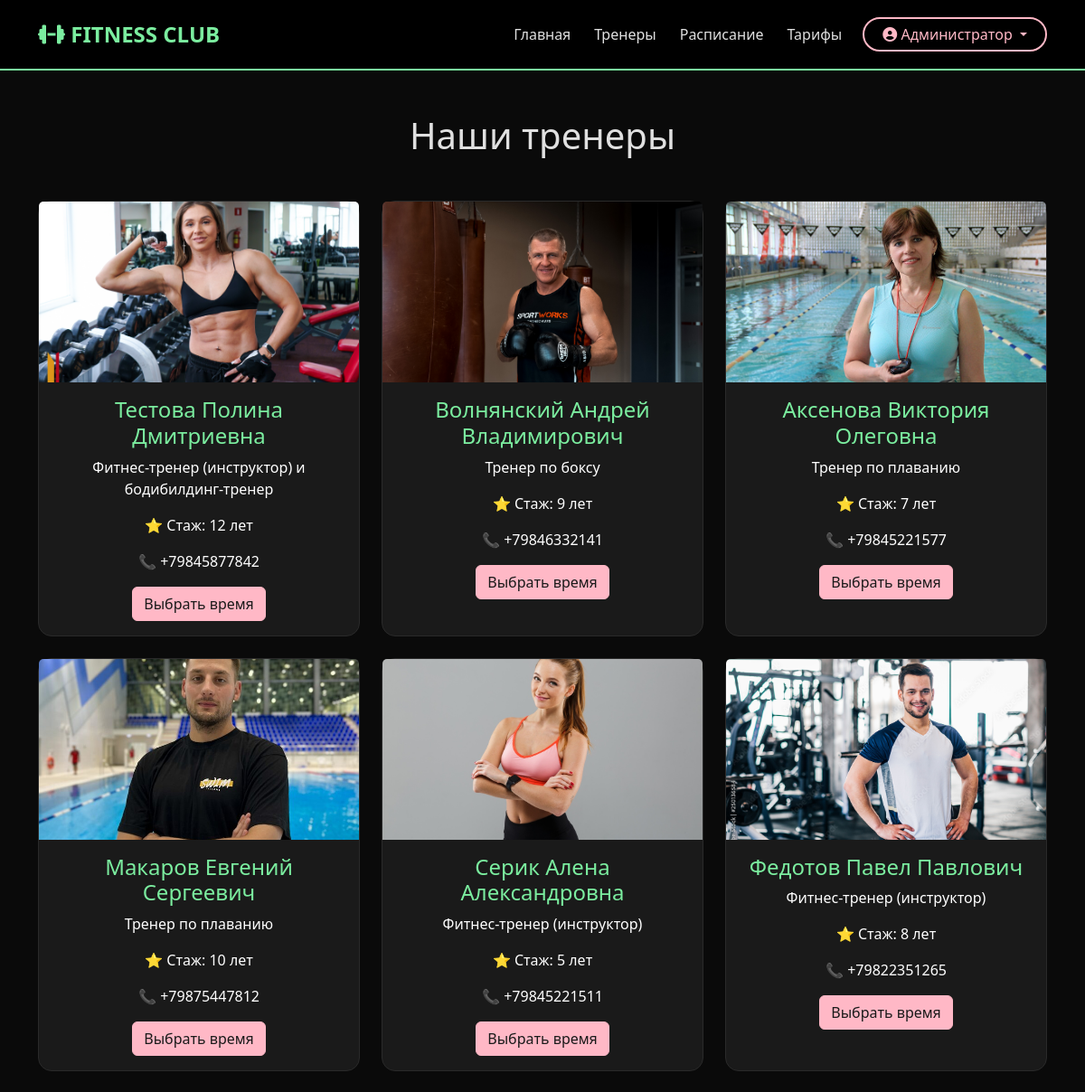
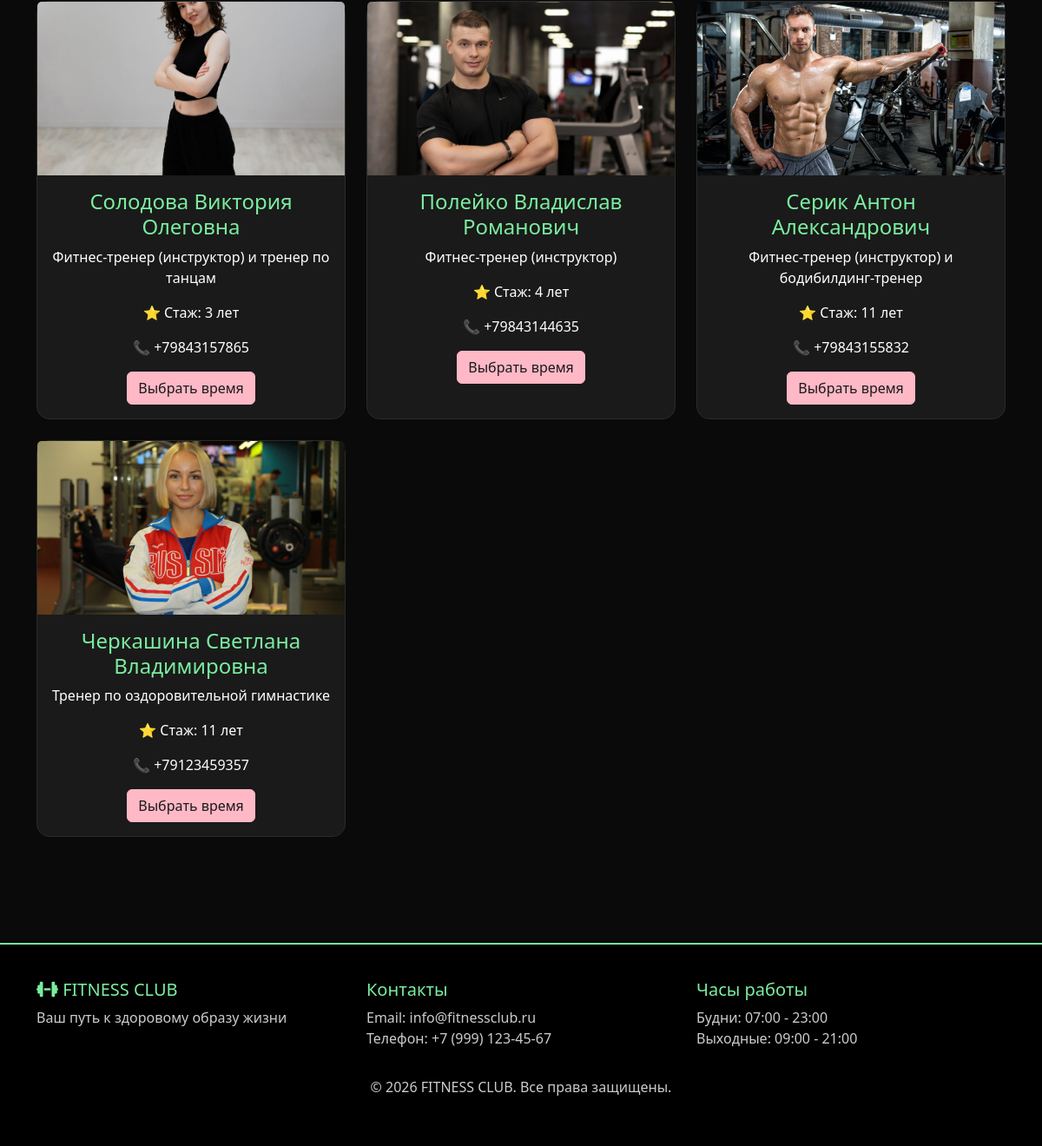
Screenshot of /users/personal-trainers/ (signed in) with the database file from the repository (2 pictures, top to bottom).
### users/models.py (models this page shows, shortened)
class User(AbstractUser):
    first_name = None
    last_name = None
    username = None
    full_name = models.CharField('ФИО', max_length=200)
    email = models.EmailField('Email', unique=True)
    phone = models.CharField('Телефон', max_length=12, blank=True, unique=True)
    birth_date = models.DateField('Дата рождения', null=True, blank=True)
    is_trainer = models.BooleanField('Тренер', default=False)
    tariff_name = models.CharField('Название тарифа', max_length=100, blank=True, null=True)
    tariff_price = models.DecimalField('Цена тарифа', max_digits=10, decimal_places=2, blank=True, null=True)
    tariff_duration = models.IntegerField('Длительность тарифа (дней)', blank=True, null=True)
    tariff_purchase_date = models.DateField('Дата покупки', auto_now_add=True, null=True)
    tariff_end_date = models.DateField('Дата окончания тарифа', blank=True, null=True)
    tariff_type = models.CharField(  'Тип тарифа',max_length=20,choices=[('day', 'Дневной (до 17:00)'), ('evening', 'Вечерний (после 17:00)'), ('unlimited', 'Безлимитный')],blank=True,null=True)
    tariff_has_personal = models.BooleanField('Доступ к персональным тренировкам', default=False)
    USERNAME_FIELD = 'email'
    REQUIRED_FIELDS = ['full_name']
    class Meta:
        verbose_name = 'Пользователь'
        verbose_name_plural = 'Пользователи'

### main/models.py (models this page shows, shortened)
class TrainerBio(models.Model):
    trainer = models.OneToOneField( 'users.User', on_delete=models.CASCADE, primary_key=True,related_name='bio')
    specialty = models.CharField('Специализация', max_length=100)
    experience_years = models.IntegerField('Стаж работы', default=0)
    photo = models.ImageField('Фото', upload_to='trainers/', null=True, blank=True)
    bio = models.TextField('Биография', blank=True)
    achievements = models.TextField('Достижения', blank=True)
    education = models.TextField('Образование', blank=True)
    class Meta:
        verbose_name = 'Биография тренера'
        verbose_name_plural = 'Биографии тренеров'

### users/views.py (the view)
# urls.py: path('personal-trainers/', views.personal_trainers, name='personal_trainers'),
@login_required
def personal_trainers(request):
    trainers = TrainerBio.objects.filter(trainer__is_trainer=True)
    logger.info(f'ПЕРСОНАЛЬНЫЕ ТРЕНЕРЫ: {request.user.full_name} просматривает список тренеров')
    return render(request, 'personal_trainers.html', {'trainers': trainers})

### users/templates/personal_trainers.html (shortened to what this page needs)
{% extends 'base.html' %}
{% block content %}
<div class="container py-5">
    <h1 class="text-center mb-5">Наши тренеры</h1>
    <div class="row">
        {% for bio in trainers %}
        <div class="col-md-4 mb-4">
            <div class="card h-100 text-center">
                {% if bio.photo %}
                    <img src="{{ bio.photo.url }}" class="card-img-top" alt="{{ bio.trainer.full_name }}" style="height: 200px; object-fit: cover;">
                {% else %}
                    <div class="bg-secondary text-white d-flex align-items-center justify-content-center" style="height: 200px;">
                        <i class="fas fa-user fa-5x"></i>
                    </div>
                {% endif %}
                <div class="card-body">
                    <h4>{{ bio.trainer.full_name }}</h4>
                    <p class="text-muted">{{ bio.specialty }}</p>
                    <p>⭐ Стаж: {{ bio.experience_years }} лет</p>
                    <p>📞 {{ bio.trainer.phone }}</p>
                    <a href="{% url 'users:trainer_slots' bio.trainer.id %}" class="btn btn-primary">Выбрать время</a>
                </div>
            </div>
        </div>
        {% empty %}
        <div class="col-12">
            <div class="alert alert-info text-center">
                <p>Тренеры пока не добавлены</p>
            </div>
        </div>
        {% endfor %}
    </div>
</div>
{% endblock %}

### main/templates/base.html (shortened to what this page needs)
<!DOCTYPE html>
<html lang="ru">
<head>
    <link href="https://cdn.jsdelivr.net/npm/bootstrap@5.3.0/dist/css/bootstrap.min.css" rel="stylesheet">
    <link rel="stylesheet" href="https://cdnjs.cloudflare.com/ajax/libs/font-awesome/6.4.0/css/all.min.css">
</head>
<body>
    <nav class="navbar navbar-expand-lg navbar-dark bg-dark">
        <div class="container">
            <a class="navbar-brand" href="{% url 'main:home' %}">
                <i class="fas fa-dumbbell"></i> FITNESS CLUB
            </a>
            <div class="collapse navbar-collapse" id="navbarNav">
                <ul class="navbar-nav ms-auto">
                    <li class="nav-item">
                        <a class="nav-link" href="{% url 'main:home' %}">Главная</a>
                    </li>
                    <li class="nav-item">
                        <a class="nav-link" href="{% url 'main:trainer_list' %}">Тренеры</a>
                    </li>
                    <li class="nav-item">
                        <a class="nav-link" href="{% url 'main:schedule_list' %}">Расписание</a>
                    </li>
                    <li class="nav-item">
                        <a class="nav-link" href="{% url 'main:tariff_list' %}">Тарифы</a>
                    </li>
                </ul>
                <div class="d-flex">
                    {% if user.is_authenticated %}
    <div class="dropdown">
        <button class="btn btn-profile dropdown-toggle" type="button" data-bs-toggle="dropdown">
    <i class="fas fa-user-circle"></i> {{ user.full_name }}
</button>
    </div>
                    {% endif %}
                </div>
            </div>
        </div>
    </nav>
    <main>
        {% block content %}
        {% endblock %}
    </main>
    <footer class="footer">
        <div class="container">
            <div class="row">
                <div class="col-md-4">
                    <h5><i class="fas fa-dumbbell"></i> FITNESS CLUB</h5>
                    <p>Ваш путь к здоровому образу жизни</p>
                </div>
                <div class="col-md-4">
                    <h5>Контакты</h5>
                    <p>Email: info@fitnessclub.ru<br>Телефон: +7 (999) 123-45-67</p>
                </div>
                <div class="col-md-4">
                    <h5>Часы работы</h5>
                    <p>Будни: 07:00 - 23:00<br>Выходные: 09:00 - 21:00</p>
                </div>
            </div>
            <div class="text-center mt-3">
                <p>&copy; 2026 FITNESS CLUB. Все права защищены.</p>
            </div>
        </div>
    </footer>
</body>
</html>

### main/templates/base.html (style rules this page uses)
body { background-color: #0a0a0a; color: #e0e0e0; }
.navbar { background-color: #000000 !important; border-bottom: 2px solid #7bed9f; padding: 15px 0; }
.navbar-dark .navbar-nav .nav-link { color: #e0e0e0 !important; transition: color 0.3s ease; font-weight: 500; margin: 0 5px; }
.navbar-brand { color: #7bed9f !important; font-weight: bold; font-size: 1.5rem; }
.btn-profile { background-color: transparent; border: 2px solid #ffb8c6; color: #ffb8c6 !important; border-radius: 25px; padding: 5px 20px; margin-left: 10px; transition: all 0.3s ease; }
.btn-primary { background-color: #ffb8c6; border-color: #ffb8c6; color: #1a1a1a; transition: all 0.3s ease; }
.card { background-color: #1a1a1a; border: 1px solid #2a2a2a; border-radius: 15px; transition: transform 0.3s, box-shadow 0.3s; }
.card-title, .card h3, .card h4, .card h5 { color: #7bed9f; }
.card-text, .card-body p { color: #c0c0c0; }
.footer { background-color: #000000; color: #888888; padding: 40px 0; margin-top: 50px; border-top: 2px solid #7bed9f; }
.footer h5 { color: #7bed9f; }
a { color: #ffb8c6; text-decoration: none; }
.card .text-muted, .trainer-specialty { color: #ffffff !important; opacity: 1; font-weight: 500; }
.card-text, .workout-description, .card-body p { color: #ffffff !important; }
.text-muted { color: #cccccc !important; }
.footer p, .footer .text-muted { color: #cccccc !important; }
.card-body { color: #ffffff; }
.card { background-color: #1a1a1a !important; border-color: #2a2a2a !important; }
.btn-primary { background-color: #ffb8c6 !important; border-color: #ffb8c6 !important; color: #1a1a1a !important; }

### rows the page displays
User: full_name "Администратор"
TrainerBio: photo (picture), trainer.full_name "Тестова Полина Дмитриевна", specialty "Фитнес-тренер (инструктор) и бодибилдинг-тренер", experience_years "12", trainer.phone "+79845877842"
TrainerBio: photo (picture), trainer.full_name "Волнянский Андрей Владимирович", specialty "Тренер по боксу", experience_years "9", trainer.phone "+79846332141"
TrainerBio: photo (picture), trainer.full_name "Аксенова Виктория Олеговна", specialty "Тренер по плаванию", experience_years "7", trainer.phone "+79845221577"
TrainerBio: photo (picture), trainer.full_name "Макаров Евгений Сергеевич", specialty "Тренер по плаванию", experience_years "10", trainer.phone "+79875447812"
TrainerBio: photo (picture), trainer.full_name "Серик Алена Александровна", specialty "Фитнес-тренер (инструктор)", experience_years "5", trainer.phone "+79845221511"
TrainerBio: photo (picture), trainer.full_name "Федотов Павел Павлович", specialty "Фитнес-тренер (инструктор)", experience_years "8", trainer.phone "+79822351265"
TrainerBio: photo (picture), trainer.full_name "Солодова Виктория Олеговна", specialty "Фитнес-тренер (инструктор) и тренер по танцам", experience_years "3", trainer.phone "+79843157865"
TrainerBio: photo (picture), trainer.full_name "Полейко Владислав Романович", specialty "Фитнес-тренер (инструктор)", experience_years "4", trainer.phone "+79843144635"
TrainerBio: photo (picture), trainer.full_name "Серик Антон Александрович", specialty "Фитнес-тренер (инструктор) и бодибилдинг-тренер", experience_years "11", trainer.phone "+79843155832"
TrainerBio: photo (picture), trainer.full_name "Черкашина Светлана Владимировна", specialty "Тренер по оздоровительной гимнастике", experience_years "11", trainer.phone "+79123459357"
